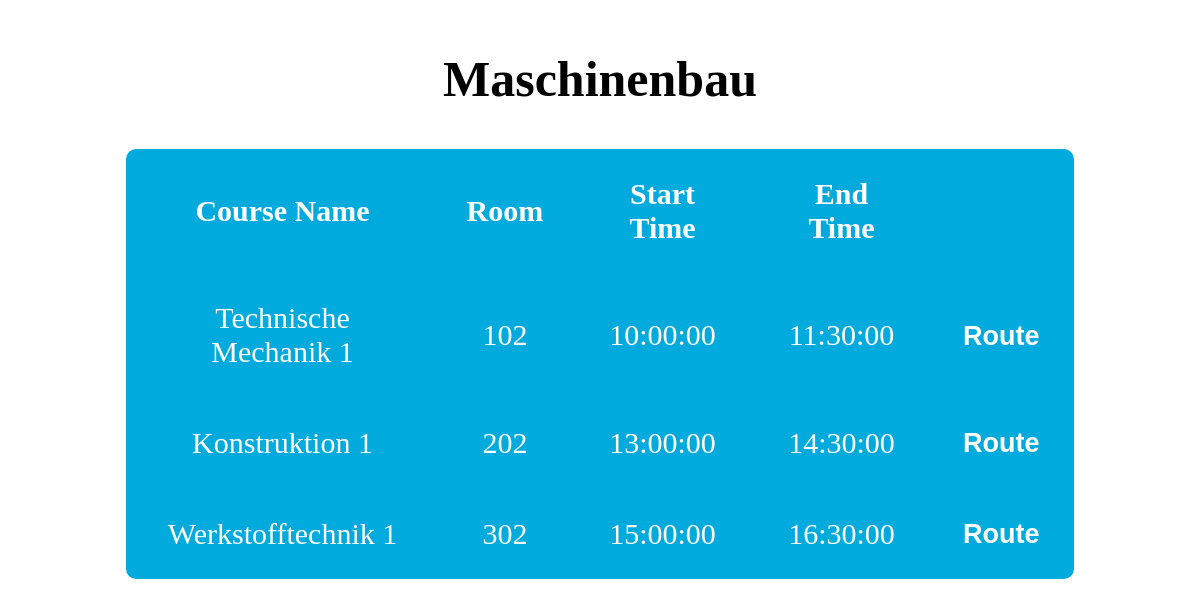
/course_details.php?course_of_study=Maschinenbau, run on the app's committed database.
### tables this page shows
CREATE TABLE `course_schedule` (
  `course_of_study` varchar(50) DEFAULT NULL,
  `course_name` varchar(50) DEFAULT NULL,
  `room_number` varchar(10) DEFAULT NULL,
  `start_time` time DEFAULT NULL,
  `end_time` time DEFAULT NULL
);

### course_details.php (the view, shortened to what this page needs)
<!DOCTYPE html>
<html>
<head>
	<link rel="stylesheet" type="text/css" href="style.css">
</head>
<body>
	<div class = "container_courseofstudy">
	<?php
		if (isset($_GET['course_of_study'])) {
			$servername = "localhost";
			$username = "root";
			$password = "root";
			$dbname = "UniversityDisplay";
			$conn = new mysqli($servername, $username, $password, $dbname);
			$stmt = $conn->prepare("SELECT course_name, room_number, start_time, end_time FROM course_schedule WHERE course_of_study = ?");
			$stmt->bind_param("s", $_GET['course_of_study']);
			$stmt->execute();
			$result = $stmt->get_result();
			if ($result->num_rows > 0) {
				echo '<h2>' . $_GET['course_of_study'] . '</h2>';
				echo '<table>';
				echo '<tr><th>Course Name</th><th>Room</th><th>Start Time</th><th>End Time</th><th></th></tr>';
				while($row = $result->fetch_assoc()) {
					echo '<tr><td>' . $row["course_name"] . '</td><td>' . $row["room_number"] . '</td><td>' . $row["start_time"] . '</td><td>' . $row["end_time"] .'</td><td>'. '<a href = ""><button>Route</button></a>' .'</td></tr>';
				}
				echo '</table>';
			} else {
				echo "No courses found for " . $_GET['course_of_study'];
			}
		} else {
			echo "No course of study selected.";
		}
	?>
	</div>
</body>
</html>

### style.css (style rules this page uses)
button { border: none; background-color: transparent; color: inherit; outline: none; font-size: 27px; color: white; font-weight: 600; }
a { color: blue; text-decoration: none; }
table { border-collapse: collapse; background-color: #00aadc; color: white; font-size: 30px; border-radius: 10px; }
td, th { padding: 28px; }
.container_courseofstudy { display: flex; flex-direction: column; text-align: center; width: 80%; margin: auto; }
h2 { font-size: 50px; }

### data on the page
course_schedule: course_name "Technische Mechanik 1", room_number "102", start_time "10:00:00", end_time "11:30:00"
course_schedule: course_name "Konstruktion 1", room_number "202", start_time "13:00:00", end_time "14:30:00"
course_schedule: course_name "Werkstofftechnik 1", room_number "302", start_time "15:00:00", end_time "16:30:00"

### other printed values
$_GET['course_of_study'] "Maschinenbau"
